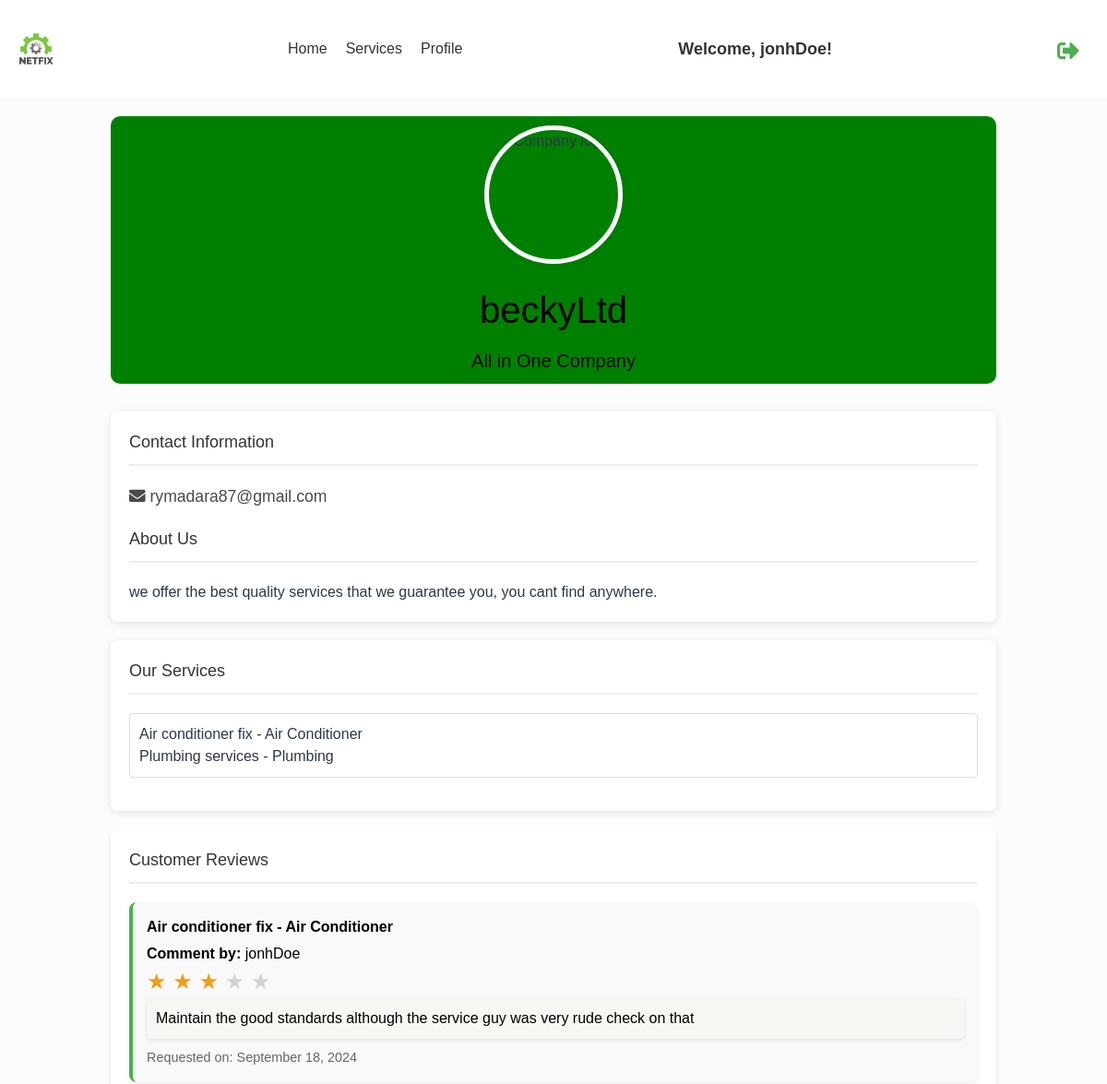
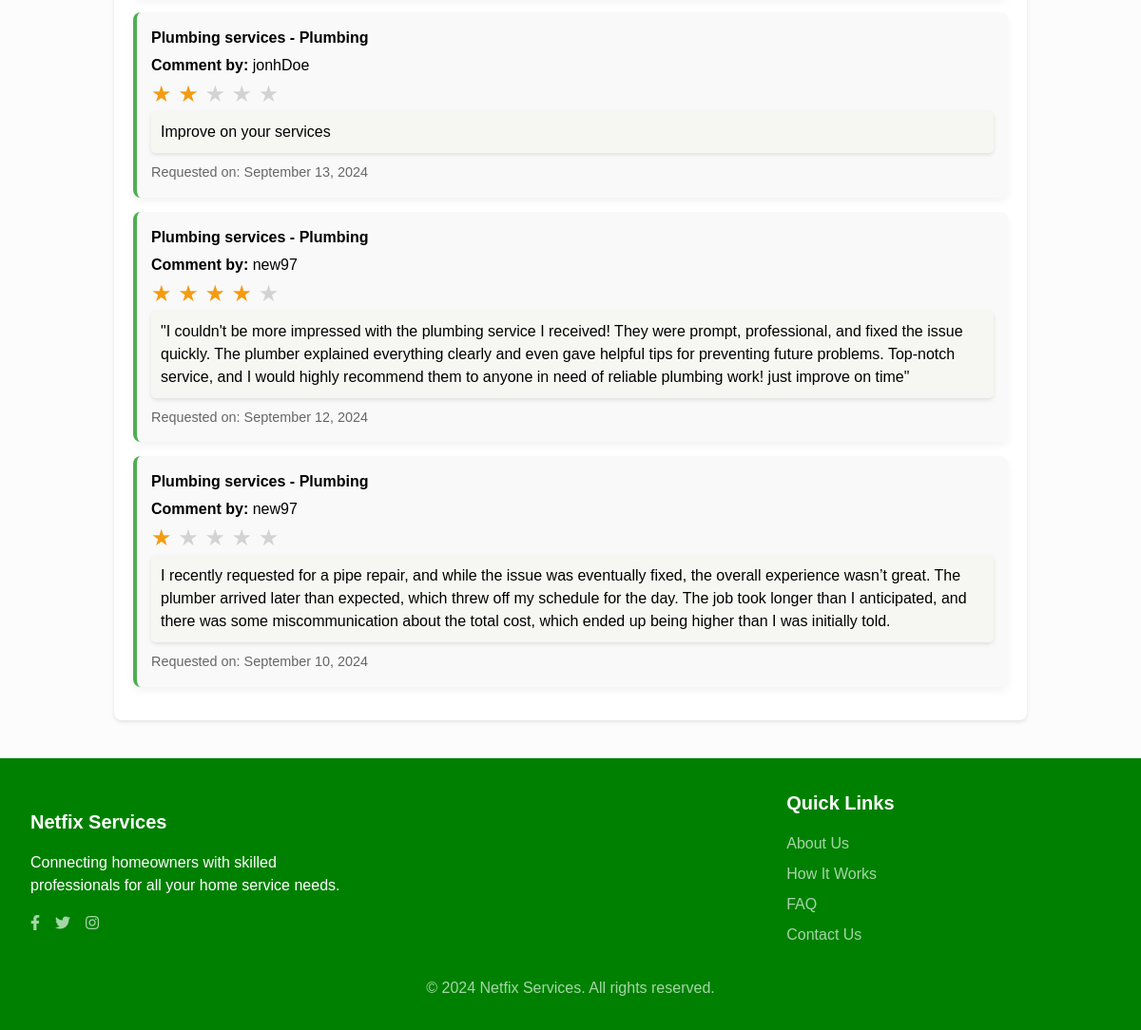
Screenshot of /company/beckyLtd (signed in) with the database file from the repository (2 pictures, top to bottom).
### users/models.py (models this page shows, shortened)
class User(AbstractUser):
    is_company = models.BooleanField(default=False)
    is_customer = models.BooleanField(default=False)

class Company(models.Model):
    user = models.OneToOneField(User, on_delete=models.CASCADE, primary_key=True)
    email = models.EmailField(
        max_length=100,
        unique=True,
        blank=False,
        null=False,
        default="default@example.com",
    )
    username = models.CharField(max_length=150, unique=True, blank=False, null=False)
    field_of_work = models.CharField(
        max_length=70,
        choices=(
            ("Air Conditioner", "Air Conditioner"),
            ("All in One", "All in One"),
            ("Carpentry", "Carpentry"),
            ("Electricity", "Electricity"),
            ("Gardening", "Gardening"),
            ("Home Machines", "Home Machines"),
            ("House Keeping", "House Keeping"),
            ("Interior Design", "Interior Design"),
            ("Locks", "Locks"),
            ("Painting", "Painting"),
            ("Plumbing", "Plumbing"),
            ("Water Heaters", "Water Heaters"),
        ),
        blank=False,
        null=False,
    )
    rating = models.IntegerField(
        validators=[MaxValueValidator(5), MinValueValidator(0)], default=0
    )
    description = models.TextField(blank=True, null=True)

### services/models.py (models this page shows, shortened)
class Service(models.Model):
    company = models.ForeignKey(Company, on_delete=models.CASCADE)
    name = models.CharField(max_length=40)
    description = models.TextField()
    price_hour = models.DecimalField(decimal_places=2, max_digits=100)
    rating = models.IntegerField(
        validators=[MinValueValidator(0), MaxValueValidator(5)], default=0
    )
    choices = (
        ("Air Conditioner", "Air Conditioner"),
        ("Carpentry", "Carpentry"),
        ("Electricity", "Electricity"),
        ("Gardening", "Gardening"),
        ("Home Machines", "Home Machines"),
        ("House Keeping", "House Keeping"),
        ("Interior Design", "Interior Design"),
        ("Locks", "Locks"),
        ("Painting", "Painting"),
        ("Plumbing", "Plumbing"),
        ("Water Heaters", "Water Heaters"),
    )
    field = models.CharField(max_length=30, blank=False, null=False, choices=choices)
    date = models.DateTimeField(auto_now=True, null=False)
    class Meta:
        unique_together = (
            "name",
            "company",
        )  # Ensure name and company together are unique

class RequestedService(models.Model):
    SERVICE_STATUS_CHOICES = [
        ("in_progress", "In Progress"),
        ("completed", "Completed"),
    ]
    company = models.ForeignKey(
        Company, on_delete=models.CASCADE, related_name="requested_services"
    )
    service_name = models.CharField(max_length=100)
    service_field = models.CharField(max_length=100)
    address = models.CharField(max_length=255)
    service_time_hours = models.DecimalField(max_digits=5, decimal_places=2)
    requested_at = models.DateTimeField(default=timezone.now)
    status = models.CharField(
        max_length=20, choices=SERVICE_STATUS_CHOICES, default="in_progress"
    )
    requested_by = models.ForeignKey(
        User, on_delete=models.CASCADE, related_name="requested_services"
    )
    customer_review = models.TextField(
        blank=True, null=True
    )  # Optional customer feedback
    rating = models.IntegerField(
        validators=[MinValueValidator(0), MaxValueValidator(5)], default=0
    )  # Rating given by the customer

### netfix/views.py (the view)
# urls.py: path("company/<str:name>", v.company_profile, name="company_profile"),
@login_required(login_url=reverse_lazy("users:choose_registration"))
def company_profile(request, name):
    user = get_object_or_404(User, username=name)
    services = Service.objects.filter(company=Company.objects.get(user=user)).order_by(
        "-date"
    )
    reviews = RequestedService.objects.filter(company__user=user).order_by(
        "-requested_at"
    )
    return render(
        request,
        "users/profile.html",
        {"user": user, "services": services, "reviews": reviews},
    )

### users/templates/users/profile.html (shortened to what this page needs)
{% extends 'main/base.html' %}
{% load static %}
{% block extra_css %}
<link rel="stylesheet" href="{% static 'css/style2.css' %}">
{% endblock %}
{% block content %}
<div class="company-profile-container">
    <header class="profile-header">
        <img src="https://plus.unsplash.com/premium_photo-1673326679548-962d2fe77423?q=80&w=987&auto=format&fit=crop&ixlib=rb-4.0.3&ixid=M3wxMjA3fDB8MHxwaG90by1wYWdlfHx8fGVufDB8fHx8fA%3D%3D" alt="Company logo" class="profile-photo" id="companyLogo">
        <h1 id="companyName">{{ user.username }}</h1>
        <p id="companyIndustry">{{ user.company.field_of_work }} Company</p>
    </header>
    <section class="profile-details">
        <div class="profile-info">
            <h2>Contact Information</h2>
            <p id="companyEmail"><i class="fas fa-envelope"></i> {{ user.email }}</p>
        </div>
        <div class="profile-description">
            <h2>About Us</h2>
            <p id="companyDescription">{{ user.company.description }}</p>
        </div>
    </section>
    <section class="services-section">
        <h2>Our Services</h2>
        <div class="form-group">
            <ul id="companyServices">
                {% for service in user.company.service_set.all %}
                    <li>{{ service.name }} - {{ service.field }}</li>
                {% endfor %}
            </ul>
        </div>
    </section>
    <section class="customer-reviews">
        <h2>Customer Reviews</h2>
        <div id="customerReviews">
            {% if reviews %}
                {% for review in reviews %}
                    {% if review.customer_review %}
                        <div class="review-item">
                            <div class="review-title">{{ review.service_name }} - {{ review.service_field }}</div>
                            <div> <strong>Comment by: </strong> {{ review.requested_by }}</div>
                            <div class="star-rating">
                                <span class="star{% if review.rating >= 1 %} filled{% endif %}">★</span>
                                <span class="star{% if review.rating >= 2 %} filled{% endif %}">★</span>
                                <span class="star{% if review.rating >= 3 %} filled{% endif %}">★</span>
                                <span class="star{% if review.rating >= 4 %} filled{% endif %}">★</span>
                                <span class="star{% if review.rating >= 5 %} filled{% endif %}">★</span>
                            </div>
                            <div class="review-content">{{ review.customer_review }}</div>
                            <div class="review-date">Requested on: {{ review.requested_at|date:"F d, Y" }}</div>
                        </div>
                    {% endif %}
                {% endfor %}
            {% else %}
                <p>No reviews yet.</p>
            {% endif %}
        </div>
    </section>
</div>
{% endblock %}

### main/templates/main/partials/navigation.html (shortened to what this page needs)
{% if user.is_authenticated %}
    {% if request.user.is_customer %}
        <nav class="nav-head">
            <ul class="navbar">
                <li><a href="{% url 'main:home' %}">Home</a></li>
                <li><a href="{% url 'services:service_list' %}">Services</a></li>
                <li><a href="{% url 'customer_profile' name=request.user.username %}">Profile</a></li>
            </ul>
        </nav>
        <a class="user-info" href="{% url 'customer_profile' name=request.user.username %}">
            <p>Welcome, {{ request.user.username }}!</p>
        </a>
        <div class="logout">
            <a href="{% url 'main:logout' %}" title="Logout">
                <i class="fas fa-sign-out-alt"></i>
            </a>
        </div>
    {% endif %}
{% else %}
    <div class="user-login">
        <a href="{% url 'users:choose_registration' %}">LOGIN</a>
    </div>
{% endif %}

### static/css/styles.css (style rules this page uses)
html, :host { line-height: 1.5; -webkit-text-size-adjust: 100%; -moz-tab-size: 4; -o-tab-size: 4; tab-size: 4; font-family: ui-sans-serif, system-ui, sans-serif, "Apple Color Emoji", "Segoe UI Emoji", "Segoe UI Symbol", "Noto Color Emoji"; font-feature-settings: normal; font-variation-settings: normal; -webkit-tap-highlight-color: transparent; }
body { margin: 0; line-height: inherit; }
h1, h2, h3, h4, h5, h6 { font-size: inherit; font-weight: inherit; }
a { color: inherit; text-decoration: inherit; }
b, strong { font-weight: bolder; }
blockquote, dl, dd, h1, h2, h3, h4, h5, h6, hr, figure, p, pre { margin: 0; }
ol, ul, menu { list-style: none; margin: 0; padding: 0; }
img, svg, video, canvas, audio, iframe, embed, object { display: block; vertical-align: middle; }
img, video { max-width: 100%; height: auto; }
.min-h-screen { min-height: 100vh; }
body { background-image: url('https://images.unsplash.com/photo-1523217582562-09d0def993a6?ixlib=rb-4.0.3&ixid=MnwxMjA3fDB8MHxwaG90by1wYWdlfHx8fGVufDB8fHx8&auto=format&fit=crop&w=2070&q=80'); background-size: cover; background-attachment: fixed; background-position: center; color: #2D3748; }

### static/css/style2.css (style rules this page uses)
.form-group { display: flex; flex-direction: column; gap: 0.5rem; }
.form-group { margin-bottom: 16px; }
.company-profile-container { max-width: 1000px; margin: 0 auto; padding: 20px; font-family: 'Arial', sans-serif; }
.profile-header { text-align: center; margin-bottom: 30px; background-color: #008000; border-radius: 10px; padding: 10px; }
.profile-header #companyName { color: black; }
.profile-header #companyIndustry { color: black; font-size: 20px; }
.profile-photo { width: 150px; height: 150px; border-radius: 50%; object-fit: cover; border: 5px solid #fff; box-shadow: 0 0 10px rgba(0, 0, 0, 0.1); margin: auto; }
#companyName { margin: 20px 0 10px; color: #333; font-size: 2.5em; }
#companyIndustry { color: #666; font-size: 1.2em; }
.profile-details, .services-section, .customer-reviews { background-color: #fff; border-radius: 8px; box-shadow: 0 2px 10px rgba(0, 0, 0, 0.1); padding: 20px; margin-bottom: 20px; }
.profile-details h2, .services-section h2, .customer-reviews h2 { color: #333; border-bottom: 2px solid #eee; padding-bottom: 10px; margin-bottom: 20px; font-size: 18px; font-weight: 20; }
#companyEmail { font-size: 1.1em; color: #4a4a4a; }
#companyServices { width: 100%; padding: 10px; border: 1px solid #ddd; border-radius: 4px; font-size: 1em; resize: vertical; }
.profile-description { margin-top: 20px; }
.customer-reviews { background-color: white; color: black; padding: 20px; border-radius: 8px; box-shadow: 0 2px 4px rgba(0, 0, 0, 0.1); }
.review-item { padding: 15px; margin-bottom: 15px; background-color: #f9f9f9; border-radius: 8px; box-shadow: 0 4px 8px rgba(0, 0, 0, 0.05); transition: background-color 0.3s ease, transform 0.3s ease; border-left: 4px solid #4CAF50; }
.review-title { font-weight: bold; margin-bottom: 5px; }
.review-content { margin-bottom: 10px; padding: 10px; background-color: rgba(245, 245, 240, 0.8); border-radius: 5px; box-shadow: 0 2px 4px rgba(0, 0, 0, 0.1); }
.review-date { font-size: 0.9em; color: #666; }
.star-rating { font-size: 24px; color: #d3d3d3; }
.star { display: inline-block; font-size: 24px; }
.star.filled { color: #f39c12; }
.form-group { position: relative; }

### static/css/home_page.css (style rules this page uses)
* { margin: 0; padding: 0; box-sizing: border-box; font-family: Arial, sans-serif; }
body { background-color: #f0f0f0; }
nav ul { display: flex; list-style-type: none; }
nav ul li { margin-left: 20px; }
nav ul li a { color: #333; text-decoration: none; transition: color 0.3s ease; }
.user-info { text-align: center; margin: 20px 0; }
.user-info p { font-size: 18px; color: #333; font-weight: bold; }
.logout { text-align: right; margin: 20px 0; }
.logout a { color: #4CAF50; font-size: 24px; text-decoration: none; padding: 10px; }
.logout i { vertical-align: middle; }

### rows the page displays
User: user.username "jonhDoe"
User: username "beckyLtd", company.field_of_work "All in One", email "rymadara87@gmail.com", company.description "we offer the best quality services that we guarantee you, you cant find anywhere."
Service: name "Air conditioner fix", field "Air Conditioner"
Service: name "Plumbing services", field "Plumbing"
RequestedService: service_name "Air conditioner fix", service_field "Air Conditioner", requested_by "jonhDoe", customer_review "Maintain the good standards although the service guy was very rude check on that", requested_at "September 18, 2024"
RequestedService: service_name "Plumbing services", service_field "Plumbing", requested_by "jonhDoe", customer_review "Improve on your services", requested_at "September 13, 2024"
RequestedService: service_name "Plumbing services", service_field "Plumbing", requested_by "new97", customer_review "\"I couldn't be more impressed with the plumbing service I received! They were prompt, professional, and fixed the issue quickly. The plumber explained everything clearly and even gave helpful tips for preventing future problems. Top-notch service, and I would highly recommend them to anyone in need of reliable plumbing work! just improve on time\"", requested_at "September 12, 2024"
RequestedService: service_name "Plumbing services", service_field "Plumbing", requested_by "new97", customer_review "I recently requested for a pipe repair, and while the issue was eventually fixed, the overall experience wasn’t great. The plumber arrived later than expected, which threw off my schedule for the day. The job took longer than I anticipated, and there was some miscommunication about the total cost, which ended up being higher than I was initially told.", requested_at "September 10, 2024"
